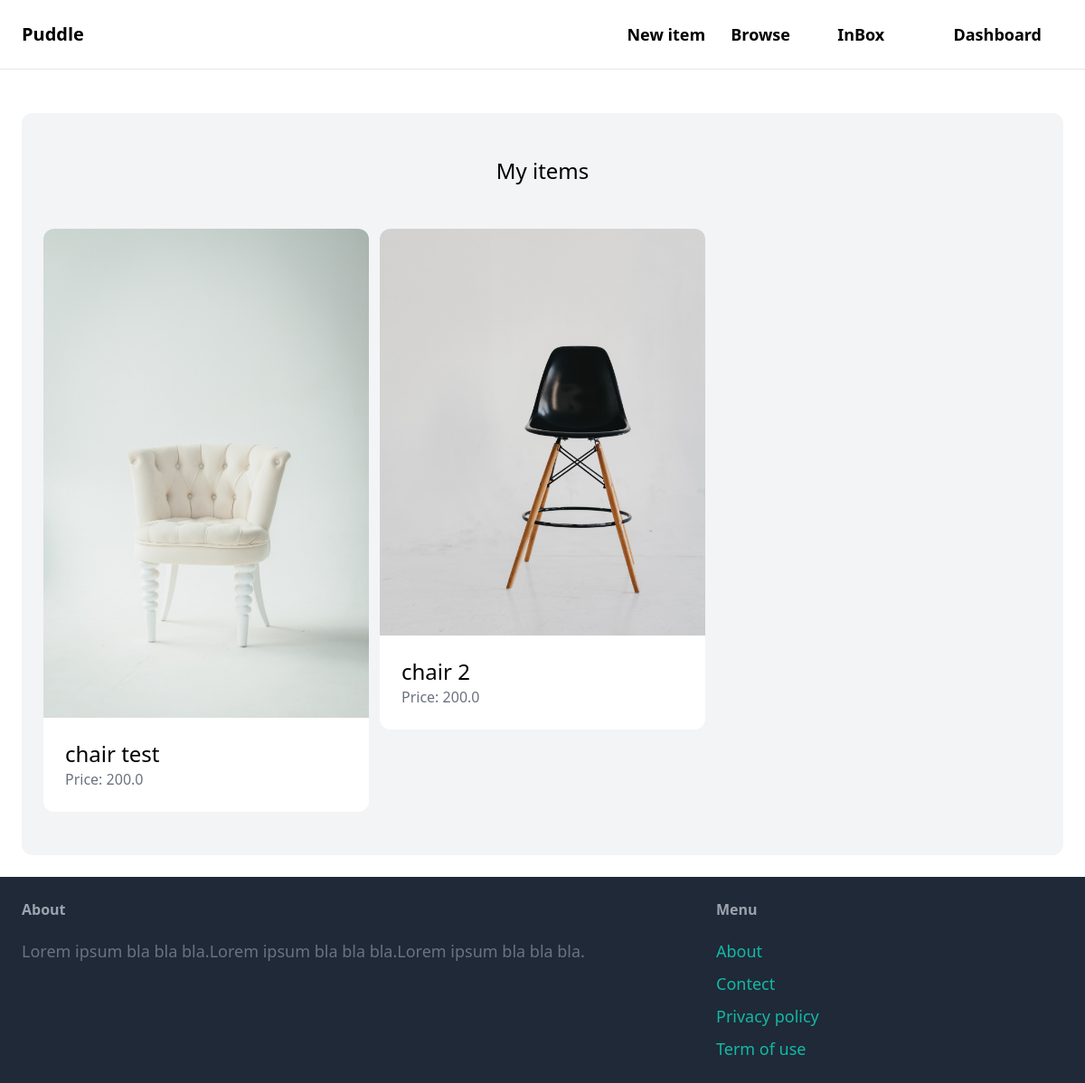
The app's page /dashboard/ (signed in) with its own data.
### item/models.py (models this page shows, shortened)
class Item(models.Model):
    category = models.ForeignKey(Category, related_name='items', on_delete=CASCADE)
    name = models.CharField(max_length=255)
    descripion = models.TextField(blank=True, null=True)
    price = models.FloatField()
    image = models.ImageField(upload_to='item_images', blank=True, null=True)
    is_sold = models.BooleanField(default=False)
    created_by = models.ForeignKey(User, related_name='item', on_delete=models.CASCADE)
    created_at = models.DateField(auto_now_add=True)

### dashboard/views.py (the view)
# urls.py: path('', views.index, name='index'),
@login_required
def index(request):
    items = Item.objects.filter(created_by=request.user)
    context = {
        'items' : items,
        'title' : 'dashboard'
    }
    return  render(request, 'dashboard/index.html', context)

### dashboard/templates/dashboard/index.html (shortened to what this page needs)
{% extends 'core/base.html' %}
{% block content %}
<div class="mt-6 px-6 py-12 bg-gray-100 rounded-xl">
    <h2 class="mb-12 text-2xl text-center"> My items</h2>
    <div class="grid grid-cols-3 gap-3">
        {% for item in items %}
            <div>
                <a href=" {% url 'item:detail' item.id %}">
                    <div>
                        <img src="{{ item.image.url }}" class="rounded-t-xl">
                    </div>
                    <div class="p-6 bg-white rounded-b-xl">
                        <h2 class="text-2xl"> {{ item.name }}</h2>
                        <p class="text-gray-500"> Price:  {{ item.price }}</p>
                    </div>
                </a>
            </div>
        {% endfor %}
    </div>
</div>
{% endblock %}

### records on screen
Item: image (picture), name "chair test", price "200.0"
Item: image (picture), name "chair 2", price "200.0"
